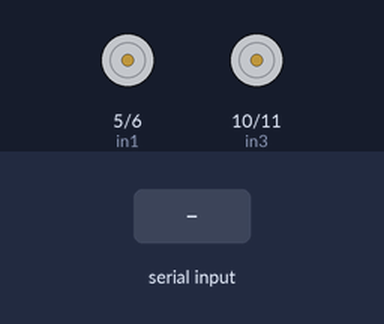
Simulated run of this sketch. Board: Arduino Uno, built with avr-gcc and run on an emulated ATmega328P. Parts: motor-driver pin pairs drawn as motors (green arrow = first pin HIGH = forward, orange = second pin HIGH = backward, longer = more drive). The test bench sets the inputs (shaded band).

Above: at 1.2 s.
1.3 s: "F" received over Serial
At 2.5 s:
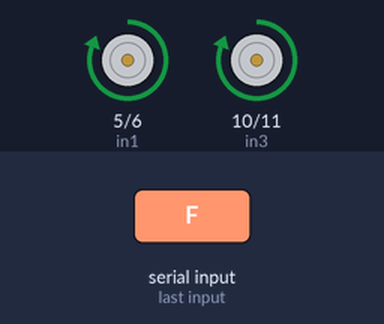
2.8 s: "B" received over Serial
At 3.7 s:
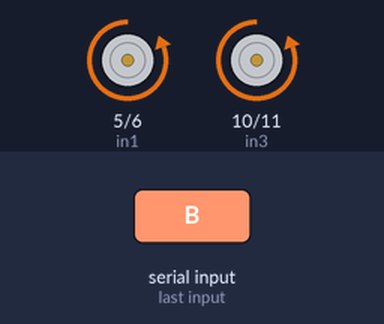
4.3 s: "L" received over Serial
At 4.8 s:
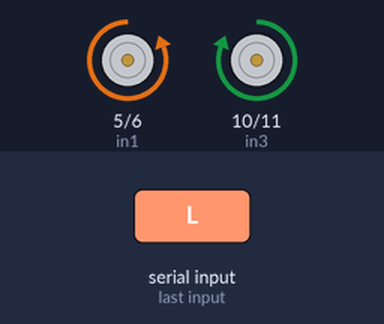
5.8 s: "R" received over Serial
At 7.0 s:
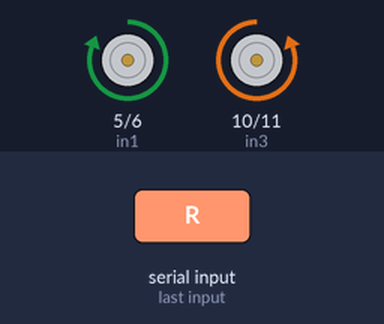
7.3 s: "1" received over Serial
At 8.3 s:
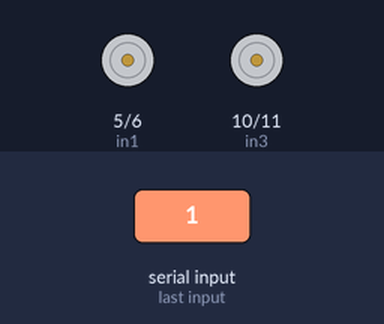
Timing chart, 0 to 9.8 s (numbered marks = the images above; inputs shaded):
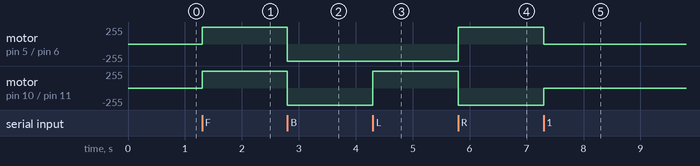

Measured:
- after the input at 1.3 s, motor on pin 5 (in1) / pin 6 (in2), motor on pin 10 (in3) / pin 11 (in4): stopped → forward 255/255 at once
- after the input at 2.8 s, motor on pin 5 (in1) / pin 6 (in2), motor on pin 10 (in3) / pin 11 (in4): forward 255/255 → backward 255/255 at once
- after the input at 4.3 s, motor on pin 10 (in3) / pin 11 (in4): backward 255/255 → forward 255/255 at once
- after the input at 5.8 s, motor on pin 5 (in1) / pin 6 (in2): backward 255/255 → forward 255/255 at once; motor on pin 10 (in3) / pin 11 (in4): forward 255/255 → backward 255/255 at once
- after the input at 7.3 s, motor on pin 5 (in1) / pin 6 (in2): forward 255/255 → stopped at once; motor on pin 10 (in3) / pin 11 (in4): backward 255/255 → stopped at once

The sketch:

Bluetooth_Controlled_Car.ino
```cpp
#define in1 5
#define in2 6
#define in3 10
#define in4 11
int command;
int Speed = 255;
int Speedsec;
void setup()
{
    pinMode(in1, OUTPUT);
    pinMode(in2, OUTPUT);
    pinMode(in3, OUTPUT);
    pinMode(in4, OUTPUT);

    Serial.begin(9600); // Set the baud rate to your Bluetooth module.
}
void loop()
{
    if (Serial.available() > 0)
    {
        command = Serial.read();
        Stop();
        switch (command)
        {
        case 'F':
            forward();
            break;
        case 'B':
            back();
            break;
        case 'L':
            left();
            break;
        case 'R':
            right();
            break;
        }
    }
}
void forward()
{
    analogWrite(in1, Speed);
    analogWrite(in3, Speed);
}
void back()
{
    analogWrite(in2, Speed);
    analogWrite(in4, Speed);
}
void left()
{
    analogWrite(in3, Speed);
    analogWrite(in2, Speed);
}
void right()
{
    analogWrite(in4, Speed);
    analogWrite(in1, Speed);
}
void Stop()
{
    analogWrite(in1, 0);
    analogWrite(in2, 0);
    analogWrite(in3, 0);
    analogWrite(in4, 0);
}
```
